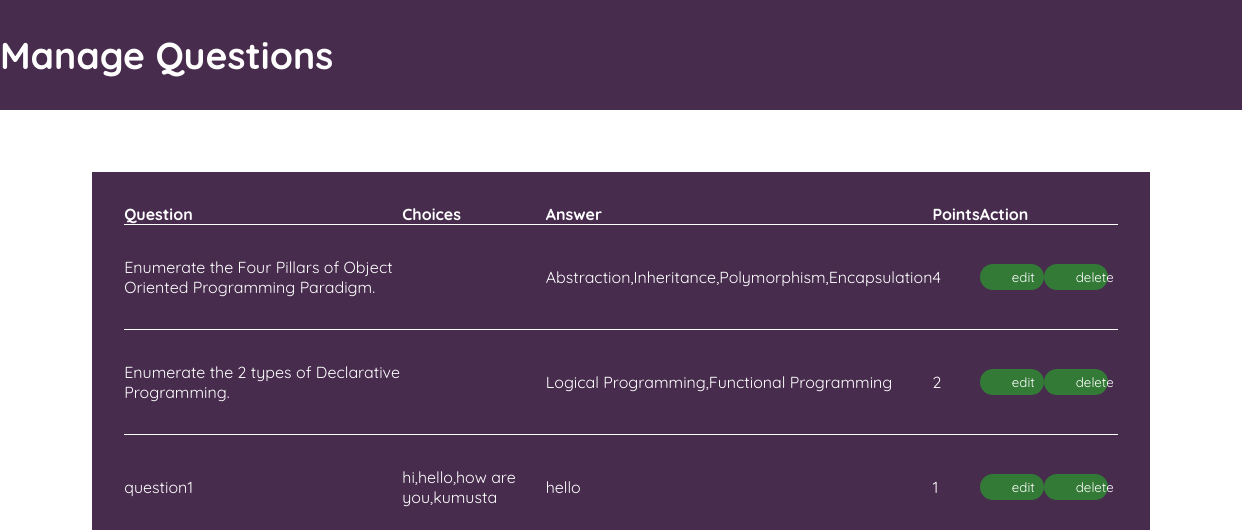
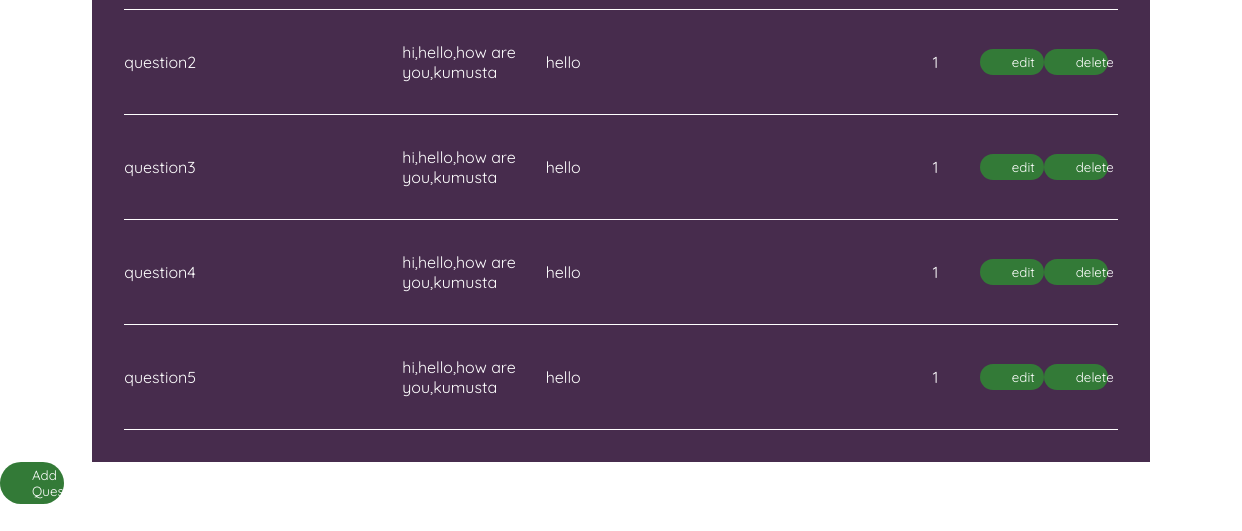
Page /teachermodule/teacherManageQuestions.php?quiz_code=adqs001 on the earlier database version (2 pictures, top to bottom).
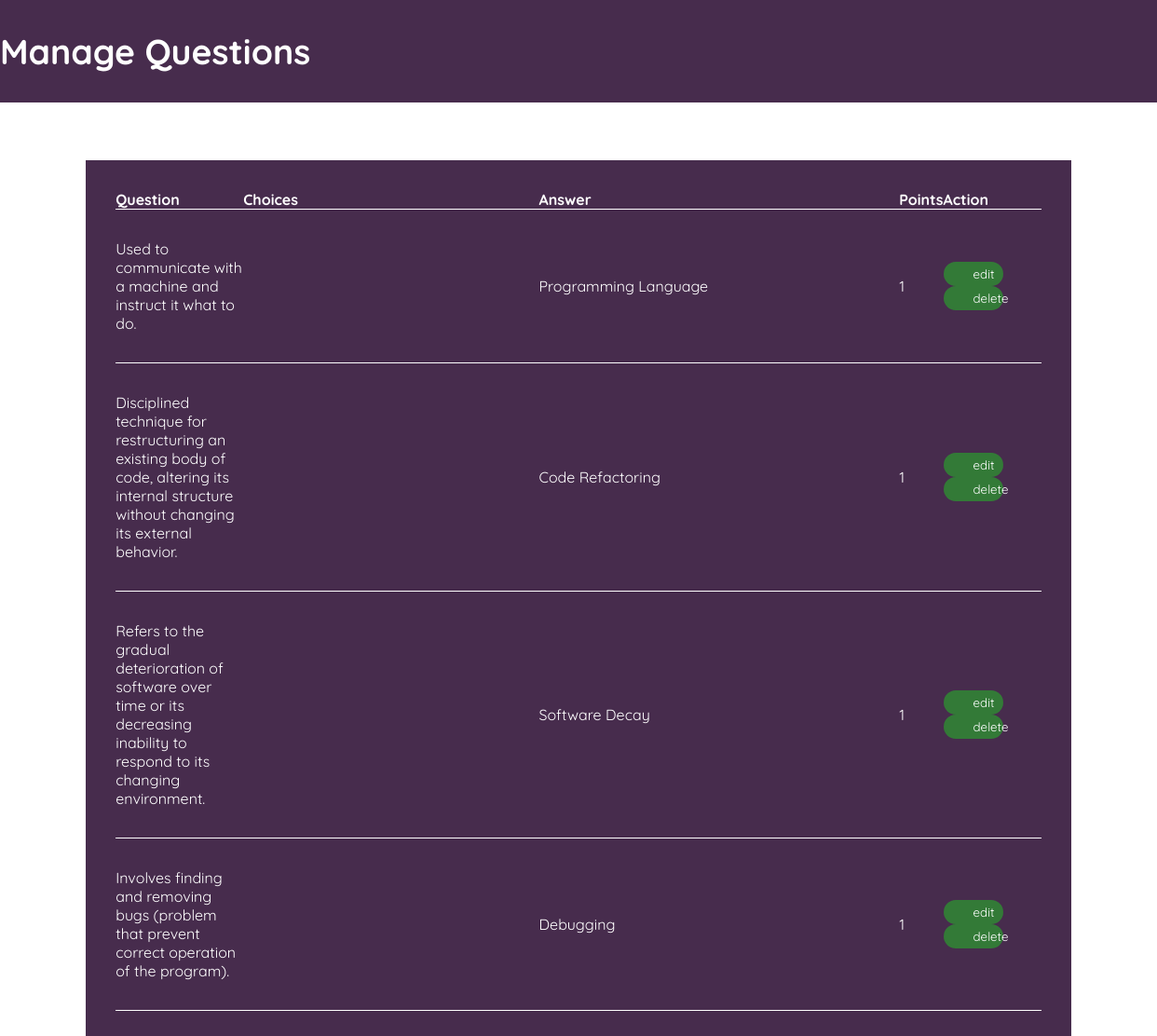
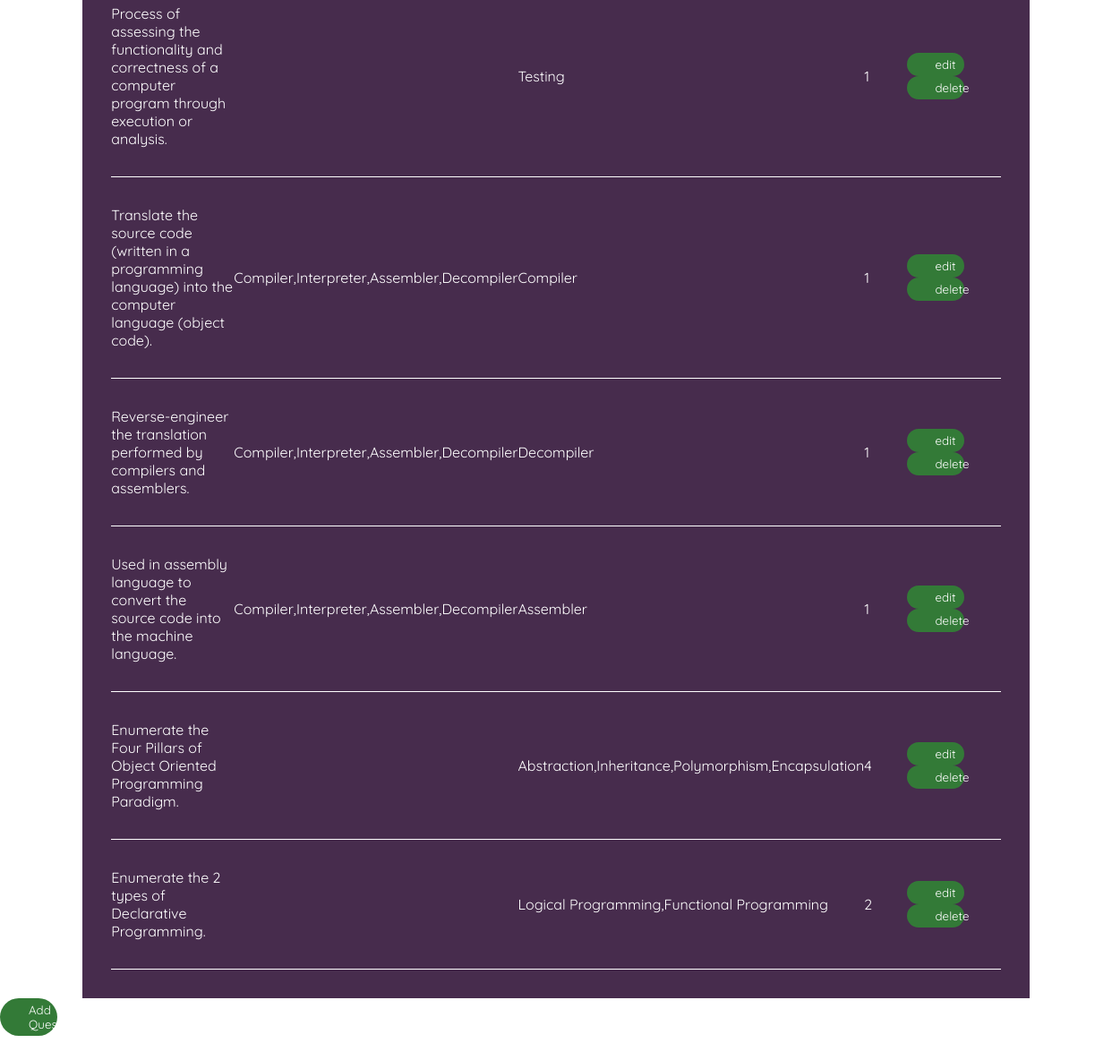
Same page on the later database version (2 pictures, top to bottom).
### tables this page shows
CREATE TABLE `quiz_inventory` (
  `quiz_code` varchar(45) DEFAULT NULL,
  `type_of_quiz` text DEFAULT NULL,
  `question` text DEFAULT NULL,
  `choices` text DEFAULT NULL,
  `answer` text DEFAULT NULL,
  `points` int(11) DEFAULT NULL
);

### teachermodule/rQuestionsManage.php (the view, shortened to what this page needs)
<?php
    include "config.php";
    $sql = "SELECT * FROM `quiz_inventory` WHERE `quiz_code` = '" . $_SESSION['quiz_code'] . "'";
    $result = mysqli_query($connection, $sql);
    while ($row = $result->fetch_assoc()) {
        echo "<tr>";
        echo "<td>" . $row['question'] . "</td>";
        echo "<td>" . $row['choices'] . "</td>";
        echo "<td>" . $row['answer'] . "</td>";
        echo "<td>" . $row['points'] . "</td>";
        echo "<td>";
        echo "<button class='editQuestion'><a href='teacherEditQuestion.php?quiz_code=" . $_SESSION['quiz_code'] . "&question=". $row['question'] . "'> edit </a></button>";
        echo "<button class='Delete'><a onClick=\"javascript: return confirm('Are you sure you want to delete?');\" href='dQuestion.php?quiz_code=" . $_SESSION['quiz_code'] . "&question=" . $row['question'] . "'>delete</a></button>";
        echo "</td>";
        echo "</tr>";
    }
?>

### teachermodule/teacherManageQuestions.php (shortened to what this page needs)
<!DOCTYPE html>
<html lang="en">
<head>
    <link rel="stylesheet" href="./styles/teacherCreateQuiz.css">
    <link rel="stylesheet" href="./styles/manageQuestions.css">
</head>
<body>
    <header>
        <h2> Manage Questions </h2>
    </header>
    <main>
        <div>
            <div class="showQuestions">
                <h3> Current Questions </h3>
                <div class="studentQuizzes">
                    <table>
                        <tr>
                            <th>Question</th>
                            <th>Choices</th>
                            <th>Answer</th>
                            <th>Points</th>
                            <th>Action</th>
                        </tr>
                        <?php
                            include "rQuestionsManage.php";
                        ?>
                    </table>
                </div>
                <button class="addQuestion"><a href="teacherCreateQuestions.php?quiz_code=<?php echo $_SESSION['quiz_code']?>"> Add Question </a></button>
            </div>
    </main>
</body>
</html>

### teachermodule/styles/teacherCreateQuiz.css (style rules this page uses)
* { margin: 0; padding: 0; list-style: none; text-decoration: none; font-family: var(--fnt-Quicksand); }
body { display: flex; flex-direction: column; height: 100vh; }
h2 { font-size: 3.3ch; }
h3 { font-size: 2.5ch; }
header { background-color: #472C4D; padding: 2rem; color: white; font-size: 2ch; width: 100%; }
main { width: 100%; display: flex; flex-direction: column; align-items: center; padding: 2rem; color: white; }
main > :nth-child(2) { display: flex; flex-direction: column; justify-content: center; align-items: center; width: 100%; column-gap: 2rem; margin: 0 auto; }

### teachermodule/styles/manageQuestions.css (style rules this page uses)
* { margin: 0; border: 0; }
body { display: flex; flex-direction: column; align-items: center; height: 100vh; width: 100vw; }
button { width: 5%; border-radius: 2rem; padding: 0.3rem 2rem; color: white; background-color: rgb(51, 122, 55); }
a , a:hover, a:focus, a:visited { text-decoration: none; color: inherit; outline: 0; cursor: auto; }
table { border-spacing: 1rem 0.5rem; border-collapse: collapse; text-align: left; }
tr { border-bottom: 0.1rem solid white; }
tr:nth-child(1) { margin-bottom: 0.2rem; }
td { padding: 2rem 0; overflow:auto; }
.studentQuizzes { display: flex; width: 80%; background-color: var(--clr-header-purple); padding: 2rem; margin: 0 auto; overflow-x: auto; }

Differences in the rows shown:
removed quiz_inventory: question "question1", choices "hi,hello,how are you,kumusta", answer "hello", points "1"
removed quiz_inventory: question "question2", choices "hi,hello,how are you,kumusta", answer "hello", points "1"
removed quiz_inventory: question "question3", choices "hi,hello,how are you,kumusta", answer "hello", points "1"
removed quiz_inventory: question "question4", choices "hi,hello,how are you,kumusta", answer "hello", points "1"
removed quiz_inventory: question "question5", choices "hi,hello,how are you,kumusta", answer "hello", points "1"
added quiz_inventory: question "Used to communicate with a machine and instruct it what to do.", answer "Programming Language", points "1"
added quiz_inventory: question "Disciplined technique for restructuring an existing body of code, altering its internal structure without changing its external behavior.", answer "Code Refactoring", points "1"
added quiz_inventory: question "Refers to the gradual deterioration of software over time or its decreasing inability to respond to its changing environment.", answer "Software Decay", points "1"
added quiz_inventory: question "Involves finding and removing bugs (problem that prevent correct operation of the program).", answer "Debugging", points "1"
added quiz_inventory: question "Process of assessing the functionality and correctness of a computer program through execution or analysis.", answer "Testing", points "1"
added quiz_inventory: question "Translate the source code (written in a programming language) into the computer language (object code).", choices "Compiler,Interpreter,Assembler,Decompiler", answer "Compiler", points "1"
added quiz_inventory: question "Reverse-engineer the translation performed by compilers and assemblers.", choices "Compiler,Interpreter,Assembler,Decompiler", answer "Decompiler", points "1"
added quiz_inventory: question "Used in assembly language to convert the source code into the machine language.", choices "Compiler,Interpreter,Assembler,Decompiler", answer "Assembler", points "1"
